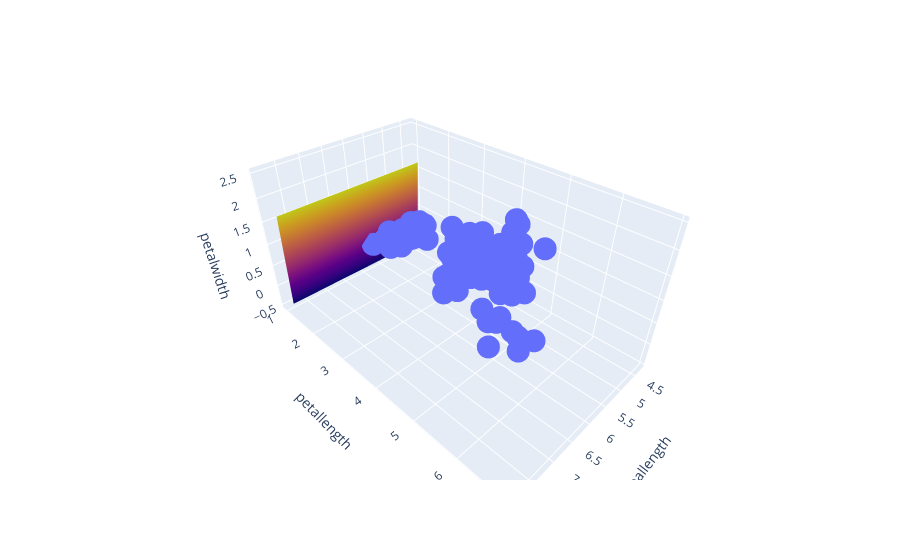

The notebook cell this image was saved under:
### Code cell
import numpy as np
fig = px.scatter_3d(samples, x='sepallength', y='petallength', z='petalwidth')
# fig.add_trace(
#     go.Surface(x=Θ[0]*samples['sepallength'], y=Θ[1]*samples['petallength'], z=[5,5])
# )

zero_pt = pd.Series([0])
z = zero_pt.append(samples['sepallength'], ignore_index = True).reset_index(drop = True)
y = zero_pt.append(samples['petallength'], ignore_index = True).reset_index(drop = True)
x = zero_pt.append(samples['petalwidth'], ignore_index = True).reset_index(drop = True)

length_data = len(z)
z_plane_pos = np.ones((length_data,length_data))
z_plane_pos = [z_plane_pos[0]*Θ[0]*np.mean(samples['sepallength']), z_plane_pos[1]*Θ[1]*np.mean(samples['petallength'])] 

x=samples['sepallength']
y=samples['petallength']
xi = np.linspace(x.min(), x.max())
yi = np.linspace(y.min(), y.max())


fig.add_trace(go.Surface(x=xi, y=yi, z=z_plane_pos, showscale=False, ))

### Figure 1 — Plotly figure (JSON) as saved in the notebook; plotly's stock layout.template omitted (floating-point values rounded to 4 significant figures; data arrays with more than 128 entries replaced by an {"elided": "..."} marker saying what was removed)
{"data": [{"hovertemplate": "sepallength=%{x}<br>petallength=%{y}<br>petalwidth=%{z}<extra></extra>", "legendgroup": "", "marker": {"color": "#636efa", "symbol": "circle"}, "mode": "markers", "name": "", "scene": "scene", "showlegend": false, "type": "scatter3d", "x": {"elided": "150 float values"}, "y": {"elided": "150 float values"}, "z": {"elided": "150 float values"}}, {"showscale": false, "type": "surface", "x": [4.3, 4.373, 4.447, 4.52, 4.594, 4.667, 4.741, 4.814, 4.888, 4.961, 5.035, 5.108, 5.182, 5.255, 5.329, 5.402, 5.476, 5.549, 5.622, 5.696, 5.769, 5.843, 5.916, 5.99, 6.063, 6.137, 6.21, 6.284, 6.357, 6.431, 6.504, 6.578, 6.651, 6.724, 6.798, 6.871, 6.945, 7.018, 7.092, 7.165, 7.239, 7.312, 7.386, 7.459, 7.533, 7.606, 7.68, 7.753, 7.827, 7.9], "y": [1, 1.12, 1.241, 1.361, 1.482, 1.602, 1.722, 1.843, 1.963, 2.084, 2.204, 2.324, 2.445, 2.565, 2.686, 2.806, 2.927, 3.047, 3.167, 3.288, 3.408, 3.529, 3.649, 3.769, 3.89, 4.01, 4.131, 4.251, 4.371, 4.492, 4.612, 4.733, 4.853, 4.973, 5.094, 5.214, 5.335, 5.455, 5.576, 5.696, 5.816, 5.937, 6.057, 6.178, 6.298, 6.418, 6.539, 6.659, 6.78, 6.9], "z": {"elided": "2x151 float values"}}], "layout": {"legend": {"tracegroupgap": 0}, "margin": {"t": 60}, "scene": {"domain": {"x": [0, 1], "y": [0, 1]}, "xaxis": {"title": {"text": "sepallength"}}, "yaxis": {"title": {"text": "petallength"}}, "zaxis": {"title": {"text": "petalwidth"}}}}}
